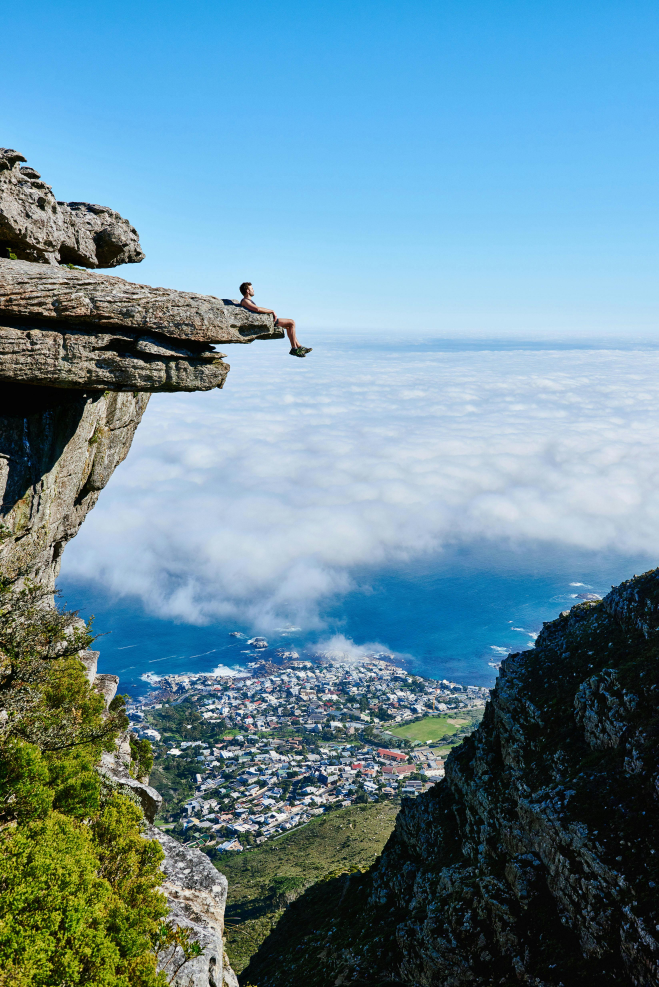
#> input picture aerial_odometry/new_ref_img.jpg, 3293 x 4935 px (shown at 1/5 size)
$ python vo4.py
#> lines starting #> are read from the running program, lines starting #| are printed output that depends on the picture
#!/usr/bin/python3

from math import sqrt

import cv2
import numpy as np


class VisualOdometry:
    def __init__(self, full_img_path, viewbox_size=(50, 50), step_size=10, target_threshold=20):
        """
            Initialize the visual odometry system

        Args:
            full_img_path (str): path to image map
            viewbox_size (tuple, optional): dimensions of with and height of viewport. Defaults to (50, 50).
            step_size (int): Pixels to move in each step
            target_threshold (int): Distance to consider the target reached
        """
#> called with full_img_path = 'new_ref_img.jpg', viewbox_size = (20, 20), step_size = 15, target_threshold = 20
        self.full_image = cv2.imread(full_img_path)
#> self.full_image is the input picture: shape (4935, 3293, 3); mean B, G, R 155.9, 140.2, 103.8
        if self.full_image is None:
            raise ValueError("Could not load image")

        self.viewbox_width, self.viewbox_height = viewbox_size
        self.current_pos = [0, 0]
        self.step_size = step_size
        self.target_thresold = target_threshold

        self.orb = cv2.ORB_create()
        self.matcher = cv2.BFMatcher(cv2.NORM_HAMMING, crossCheck=True)

        # display image size
        self.display_image_size()

    def display_image_size(self):
        """Print the dimensions of the full reference image"""
        height, width, channels = self.full_image.shape
#> height = 4935; width = 3293; channels = 3
        print(f"reference image size: width={width}, height={height}, channels={channels}")
#| reference image size: width=3293, height=4935, channels=3

    def get_current_view(self):
        """Return the current view viewport of the image"""
        x, y = self.current_pos
        return self.full_image[y:y + self.viewbox_height, x:x + self.viewbox_width]

    def move_viewbox(self, dx, dy):
        """Move the viewport by dx, dy while staying within bounds"""
#> called with dx = 100, dy = 100
        new_x = max(0, min(self.current_pos[0] + dx, self.full_image.shape[1] - self.viewbox_width))
#> new_x = 100
        new_y = max(0, min(self.current_pos[1] + dy, self.full_image.shape[0] - self.viewbox_height))
#> new_y = 100

        self.current_pos = [new_x, new_y]
#> self.current_pos = [100, 100]
#| Starting point [100, 100] to [400, 300]

    def get_position(self):
        return self.current_pos

    def distance_to_target(self, target_pos):
        """calculate Eucledean distance to target position"""
        dx = target_pos[0] - self.current_pos[0]
#> dx = 300
        dy = target_pos[1] - self.current_pos[1]
#> dy = 200
        return sqrt(dx ** 2 + dy ** 2)

    def navigate_to_target(self, target_pos, display=True):
        """
        Navigate the viewbox to teh target position using only visul information

        Args:
            target_pos (list): [x, y] coordinates of a target position
            display (bool): whether to show visualization

        Returns:
            bool: True if the target was reached
        """
        if not (0 <= target_pos[0] <= self.full_image.shape[1] and 0 <= target_pos[1]):
            raise ValueError("Target position out of bounds")

        print(f"Starting point {self.current_pos} to {target_pos}")
        max_steps = 1000  # prevent infinite loopy loops
        steps_taken = 0

        while self.distance_to_target(target_pos) > self.target_thresold:
            if steps_taken >= max_steps:
                print("Maximum steps reached without getting to target")
                return False

            # calculate the direction to target
            dx = target_pos[0] - self.current_pos[0]
            dy = target_pos[1] - self.current_pos[1]

            # normalize teh direction and multiply by step size
            distance = sqrt(dx*dx + dy*dy)
            if distance > 0:
                dx = int((dx / distance) * self.step_size)
                dy = int((dy / distance) * self.step_size)

            self.move_viewbox(dx, dy)

            # display current view and position if requested
            if display:
                self.display_navigation(target_pos)

            steps_taken += 1
#> this loop made 1 pass; (key q is pressed on pass 1)
#> pass 1, in display_navigation, `current_view = self.get_current_view().copy()`:
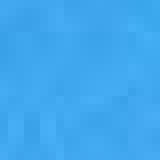
#> current_view: shape (20, 20, 3) (shown 8 times larger); mean of channels 0, 1, 2 239, 167.8, 64.1; drawn as B, G, R
#> after the loop, steps_taken = 0

        print(f"Navigation target reached in {steps_taken} steps")
        return True

    def display_navigation(self, target_pos):
        """Display the current view and position for visualization"""
        current_view = self.get_current_view().copy()

        # target relative to the current view
        target_relative_x = target_pos[0] - self.current_pos[0]
        target_relative_y = target_pos[1] - self.current_pos[1]

        # draw target of visible in currrent view
        if 0 <= target_relative_x < self.viewbox_width and 0 <= target_relative_y < self.viewbox_height:
            cv2.circle(current_view, (target_relative_x, target_relative_y), 5, (0, 255, 0), -1)

        cv2.imshow("Navigation view", current_view)
        print(f"Current Position: {self.current_pos}, Distance to Target: {self.distance_to_target(target_pos):.2f}")

        # small dela8y for visualization
        if cv2.waitKey(50) & 0xFF == ord('q'):
            cv2.destroyAllWindows()
            exit()
#> (the program exits here)
